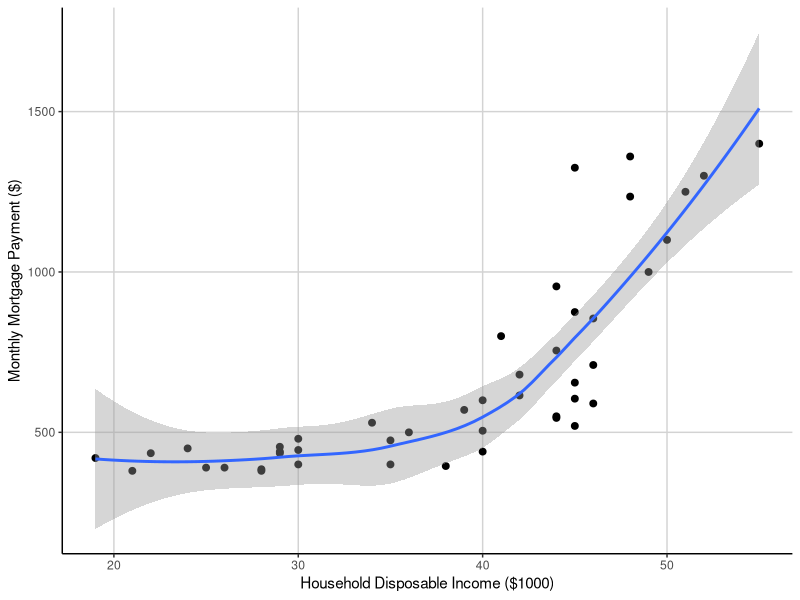
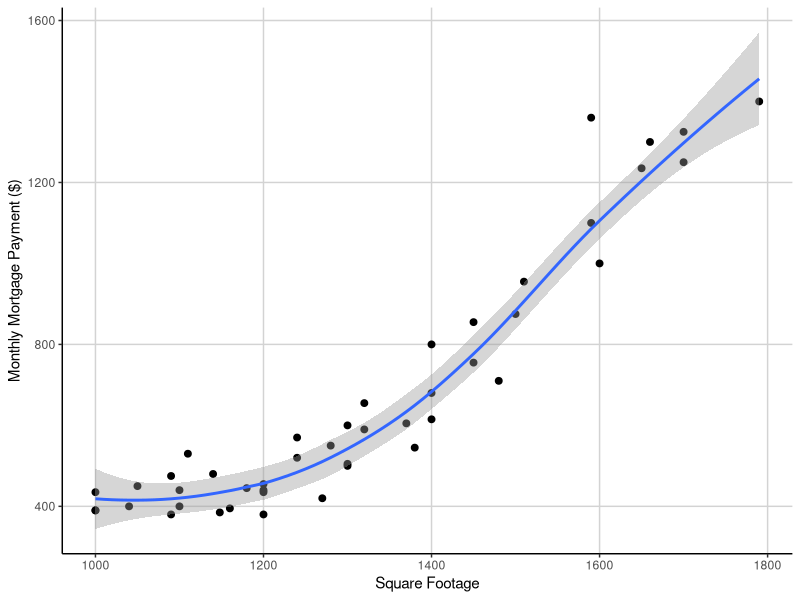
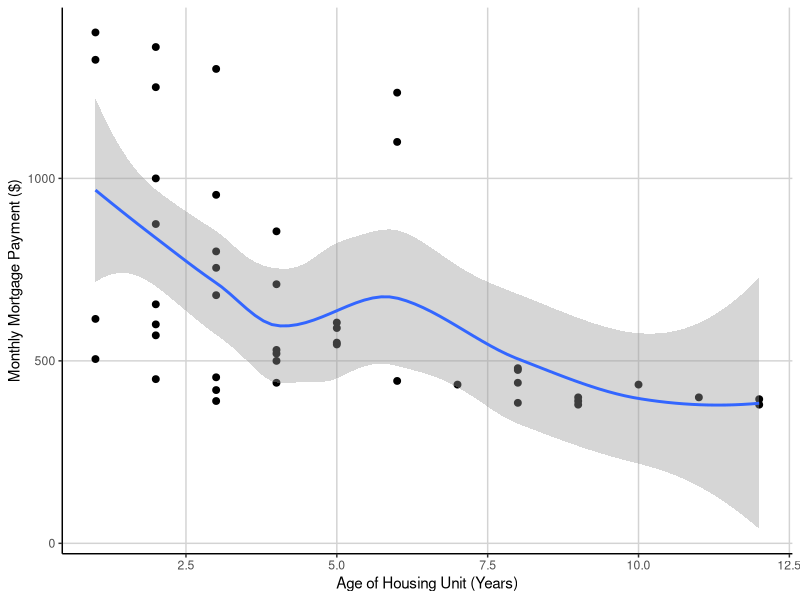
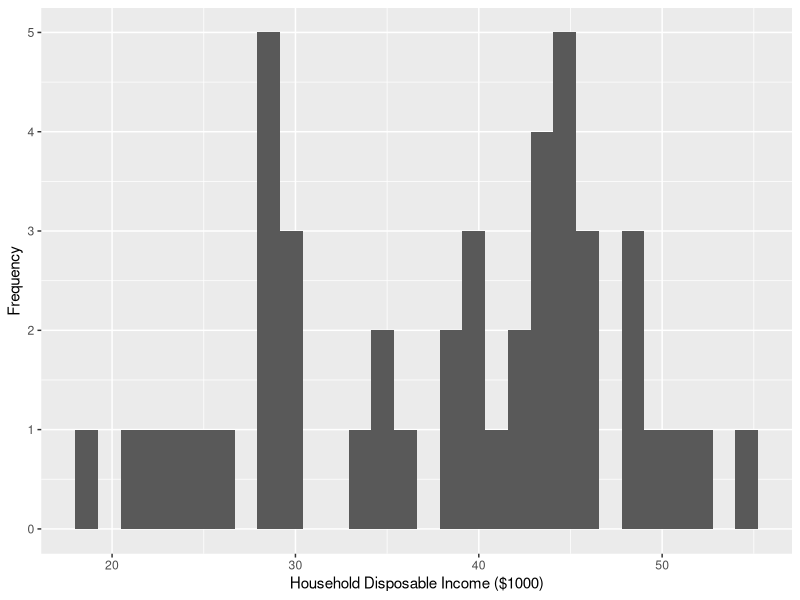
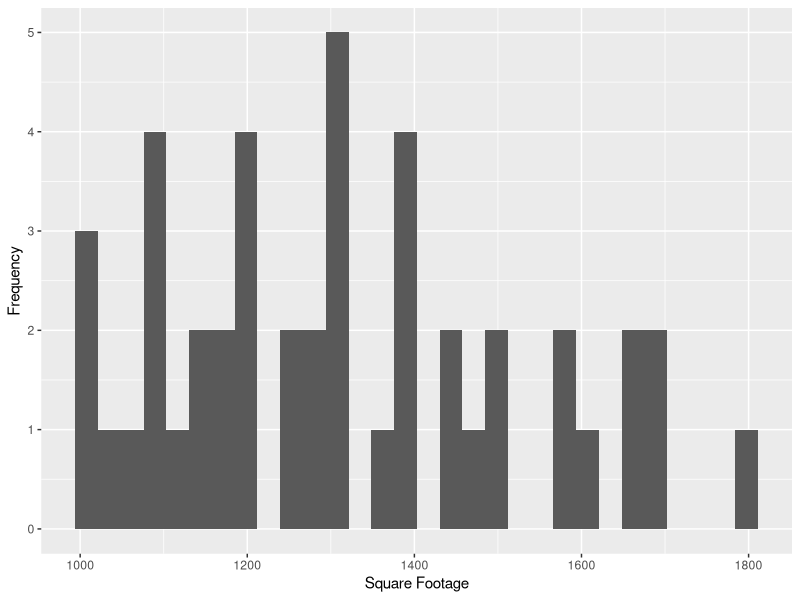
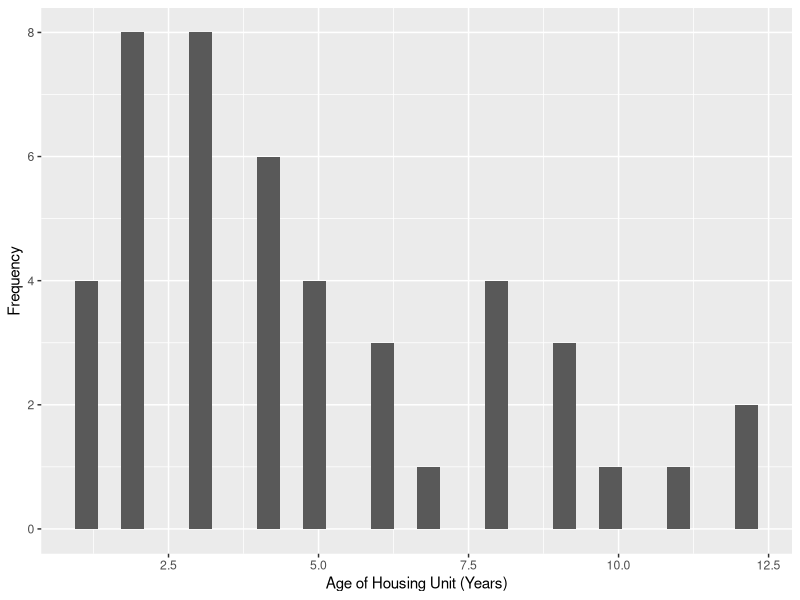
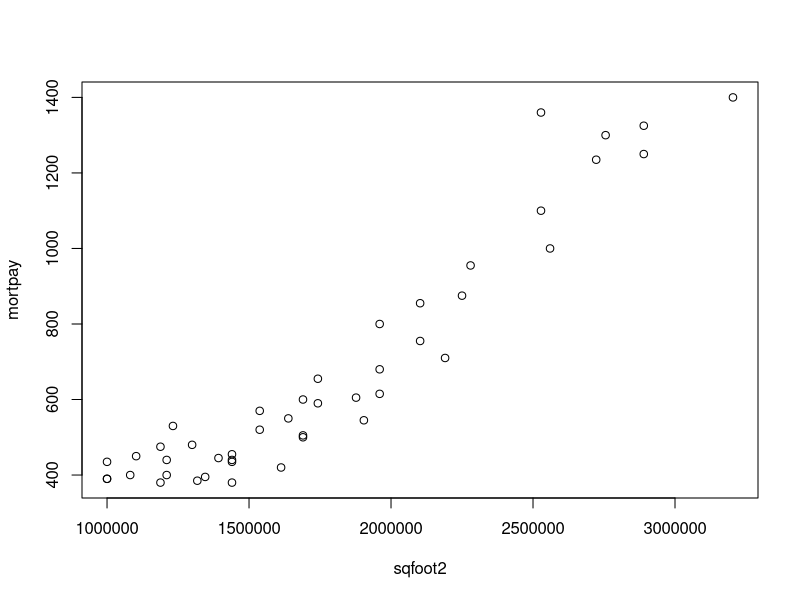
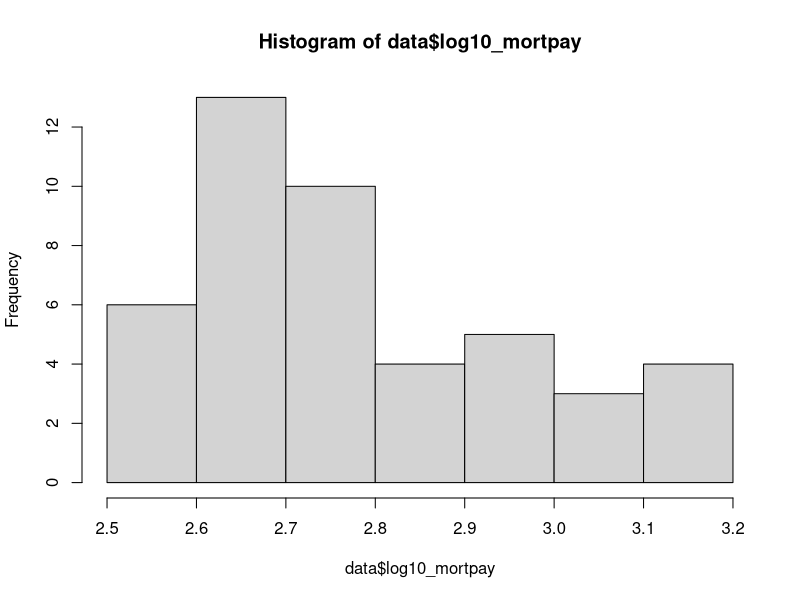

The R script that drew these images, in order:
# Ellen Bledsoe
# GEO6161 Lab 1 script
# Initiated: Feb. 12, 2016

# load library
library(dplyr)
library(ggplot2)

# read in file
data <- read.csv(file = "Lab_data.csv", header = TRUE)

# approach
  # scatterplots of variables against Y
  # check assumptions
  # add interactions?
  # run AIC and stepwise regressions to determine model of best fit

# prep the dataset
colnames(data) <- c("obs", "mortpay", "income", "sqfoot", "loans", "age")

# scatterplots of variables against Y
ggplot(data, aes(x = income, y = mortpay)) +
  geom_point(size = 2) +
  geom_smooth() +
  xlab("Household Disposable Income ($1000)") +
  ylab("Monthly Mortgage Payment ($)") + 
  theme(panel.background = element_blank(), axis.line = element_line(colour = "black"), panel.grid.major = element_line(colour = "light gray"))
ggsave(file = "mortpay_vs_income.png", width = 5, height = 5)

ggplot(data, aes(x = sqfoot, y = mortpay)) +
  geom_point(size = 2) +
  geom_smooth() +
  xlab("Square Footage") +
  ylab("Monthly Mortgage Payment ($)") + 
  theme(panel.background = element_blank(), axis.line = element_line(colour = "black"), panel.grid.major = element_line(colour = "light gray"))
ggsave(file = "mortpay_vs_sqfoot.png", width = 5, height = 5)

ggplot(data, aes(x = age, y = mortpay)) +
  geom_point(size = 2) +
  geom_smooth() +
  xlab("Age of Housing Unit (Years)") +
  ylab("Monthly Mortgage Payment ($)") + 
  theme(panel.background = element_blank(), axis.line = element_line(colour = "black"), panel.grid.major = element_line(colour = "light gray"))
ggsave(file = "mortpay_vs_age.png", width = 5, height = 5)

# histograms of independent variables
ggplot(data, aes(x = income)) +
  geom_histogram() +
  xlab("Household Disposable Income ($1000)") +
  ylab("Frequency") 

ggplot(data, aes(x = sqfoot)) +
  geom_histogram() +
  xlab("Square Footage") +
  ylab("Frequency") 

ggplot(data, aes(x = age)) +
  geom_histogram() +
  xlab("Age of Housing Unit (Years)") +
  ylab("Frequency") 

# log transform variables
data <- select(data, obs:age) %>% 
        mutate(log_income = log(income)) %>% 
        mutate(log_sqfoot = log(sqfoot))

# sqrt transform
data <- select(data, obs:log_sqfoot) %>% 
        mutate(sq_income = sqrt(income)) %>% 
        mutate(sq_sqfoot = sqrt(sqfoot)) %>% 
        mutate(recip_income = (1/income)) %>% 
        mutate(recip_sqfoot = (1/sqfoot)) %>% 
        mutate(cube_root_age = (age^(1/3)))
head(data)
data <- select(data, obs:cube_root_age) %>% 
        mutate(income2 = income^2) %>% 
        mutate(sqfoot2 = sqfoot^2) %>% 
        mutate(age3 = age^3) %>% 
        mutate(ageneg3 = age^-3) %>% 
        mutate(log10_income = log10(income)) %>% 
        mutate(log10_sqfoot = log10(sqfoot)) %>% 
        mutate(log10_mortpay = log10(mortpay)) %>% 
        mutate(recip_root_income = income^(-.5)) %>% 
        mutate(recip_root_sqfoot = sqfoot^(-.5)) %>% 
        mutate(recip_sq_income = income^(-2)) %>% 
        mutate(recip_sq_sqfoot = sqfoot^(-2)) %>% 
        mutate(income3 = income^3)
  
plot(data = data, mortpay ~ sqfoot2)
hist(data$log10_mortpay)

ggplot(data, aes(x = age, y = mortpay)) +
  geom_point(size = 2) +
  geom_smooth() +
  xlab("Household Disposable Income ($1000)") +
  ylab("Monthly Mortgage Payment ($)") + 
  theme(panel.background = element_blank(), axis.line = element_line(colour = "black"), panel.grid.major = element_line(colour = "light gray"))

# look at predicted vs residuals
reg <- lm(data$mortpay ~ data$income)
abline(reg, col="red", lwd=3) 
predicted<-predict.lm(reg)
residuals<-data$mortpay-predicted
plot(predicted,residuals,cex=2,cex.lab=1.5,cex.axis=1.15, ylab=" Residuals", xlab= "Predicted Y")
abline(a=0,b=0, col="red", lwd=3,lty="dashed")
dev.copy(png, "residuals_vs_predicted_income.png")
dev.off()
stdRes = rstandard(reg)
qqnorm(stdRes,ylab="Standardized Residuals", xlab="Theoretical Quantiles")
qqline(stdRes, col=2,lwd=2)
hist(stdRes)
